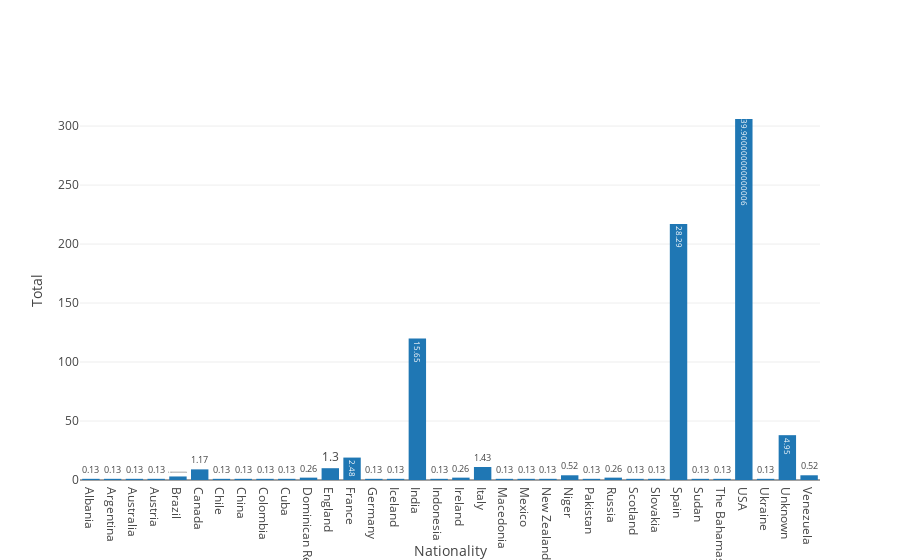

Notebook source saved alongside this figure:
### Markdown cell above
## Distribution of the origin of the participants

### Code cell
data_complete_nationality = data_complete_en.copy(deep=True)

data_complete_nationality[['Nationality']] = data_complete_nationality[[
    'Nationality']].fillna(value=33)

data_complete_nationality[['Nationality']] = pd.to_numeric(
    data_complete_nationality['Nationality'], downcast='signed', errors='coerce')

# display(data_complete_nationality['Nationality'].describe())
# display(data_complete_nationality['Nationality'].value_counts().sort_index())


labels_nationality = ['Spain', 'Colombia', 'Mexico', 'Dominican Rep.', 'Austria',
                      'Chile', 'France', 'Canada', 'Niger', 'China',
                      'Australia', 'Russia', 'Germany', 'Brazil', 'USA',
                      'India', 'Slovakia', 'Italy', 'England', 'Cuba', 'Ukraine',
                      'Venezuela', 'Indonesia', 'Albania',
                      'Pakistan', 'The Bahamas', 'Argentina',
                      'Iceland', 'Scotland', 'Sudan', 'New Zealand', 'Ireland',
                      'Macedonia', 'Unknown']
tickvals_nationality = [0, 1, 2, 3, 4, 5, 6, 7, 8, 9, 10, 11,
                        12, 13, 14, 15, 16, 17, 18, 19, 20, 21,
                        22, 23, 24, 25, 26, 27, 28, 29, 30, 31,
                        32, 33]

data_complete_nationality['Nationality'].replace(
    tickvals_nationality, labels_nationality, inplace=True)


print('Describing the variable Nationality')
display(data_complete_nationality['Nationality'].describe())
print('Count of each value in Nationality expresed as nationality / amount')
display(data_complete_nationality['Nationality'].value_counts())
print('Percentage of each value in Nationality expresed as nationality / percentage')
display(data_complete_nationality['Nationality'].value_counts(
    normalize=True).round(4) * 100)

data7 = [go.Bar(x=sorted(data_complete_nationality['Nationality'].unique()),
                y=data_complete_nationality['Nationality'].value_counts(
).sort_index(),
    text=(data_complete_nationality['Nationality'].value_counts(
        normalize=True).sort_index().round(4) * 100),
    name='Nationality')]
layout7 = go.Layout(
    xaxis=go.layout.XAxis(
        # ticktext=labels_nationality,
        # tickvals=tickvals_nationality,
        title='Nationality'
    ),
    yaxis=go.layout.YAxis(
        title="Total"),
    bargap=0.2,
)
fig7 = go.Figure(data=data7, layout=layout7)
iplot(fig7)
plt.show()

### Figure 1 — Plotly figure (JSON) as saved in the notebook; plotly's stock layout.template omitted (floating-point values rounded to 4 significant figures)
{"data": [{"name": "Nationality", "text": [0.13, 0.13, 0.13, 0.13, 0.39, 1.17, 0.13, 0.13, 0.13, 0.13, 0.26, 1.3, 2.48, 0.13, 0.13, 15.65, 0.13, 0.26, 1.43, 0.13, 0.13, 0.13, 0.52, 0.13, 0.26, 0.13, 0.13, 28.29, 0.13, 0.13, 39.9, 0.13, 4.95, 0.52], "type": "bar", "uid": "2a29be3d-290f-42c7-a59a-159d3b944283", "x": ["Albania", "Argentina", "Australia", "Austria", "Brazil", "Canada", "Chile", "China", "Colombia", "Cuba", "Dominican Rep.", "England", "France", "Germany", "Iceland", "India", "Indonesia", "Ireland", "Italy", "Macedonia", "Mexico", "New Zealand", "Niger", "Pakistan", "Russia", "Scotland", "Slovakia", "Spain", "Sudan", "The Bahamas", "USA", "Ukraine", "Unknown", "Venezuela"], "y": [1, 1, 1, 1, 3, 9, 1, 1, 1, 1, 2, 10, 19, 1, 1, 120, 1, 2, 11, 1, 1, 1, 4, 1, 2, 1, 1, 217, 1, 1, 306, 1, 38, 4]}], "layout": {"bargap": 0.2, "xaxis": {"title": {"text": "Nationality"}}, "yaxis": {"title": {"text": "Total"}}}}
